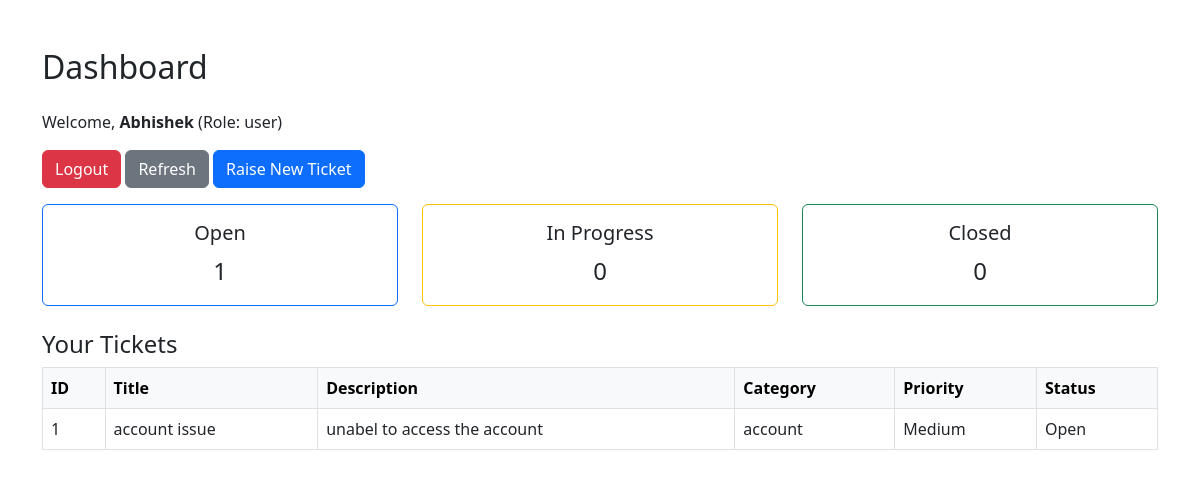
/dashboard (signed in), run on the app's committed database.
### tables this page shows
CREATE TABLE tickets (
    id INTEGER PRIMARY KEY AUTOINCREMENT,
    title TEXT NOT NULL,
    description TEXT NOT NULL,
    category TEXT NOT NULL,
    priority TEXT NOT NULL,
    status TEXT NOT NULL DEFAULT 'Open',
    user_id INTEGER,
    FOREIGN KEY (user_id) REFERENCES users(id)
);

### app.py (the view)
@app.route("/dashboard")
def dashboard():
    if "user_id" not in session:
        return redirect(url_for("login"))
    conn = sqlite3.connect("database.db")
    cursor = conn.cursor()
    if session["role"] == "admin":
        cursor.execute("SELECT * FROM tickets")
        tickets = cursor.fetchall()
        cursor.execute("SELECT status, COUNT(*) FROM tickets GROUP BY status")
        stats = dict(cursor.fetchall())
    else:
        cursor.execute("SELECT * FROM tickets WHERE user_id=?", (session["user_id"],))
        tickets = cursor.fetchall()
        cursor.execute("SELECT status, COUNT(*) FROM tickets WHERE user_id=? GROUP BY status", (session["user_id"],))
        stats = dict(cursor.fetchall())
    conn.close()
    return render_template("dashboard.html", tickets=tickets, role=session["role"], stats=stats)

### templates/dashboard.html (shortened to what this page needs)
{% extends "base.html" %}
{% block content %}
<h2 class="mb-4">Dashboard</h2>
<p>Welcome, <strong>{{ session['username'] }}</strong> (Role: {{ role }})</p>
<div class="mb-3">
  <a href="{{ url_for('logout') }}" class="btn btn-danger">Logout</a>
  <a href="{{ url_for('dashboard') }}" class="btn btn-secondary">Refresh</a>
  <a href="{{ url_for('new_ticket') }}" class="btn btn-primary">Raise New Ticket</a>
</div>
<div class="row text-center mb-4">
  <div class="col-md-4">
    <div class="card border-primary">
      <div class="card-body">
        <h5 class="card-title">Open</h5>
        <p class="card-text fs-4">{{ stats.get('Open', 0) }}</p>
      </div>
    </div>
  </div>
  <div class="col-md-4">
    <div class="card border-warning">
      <div class="card-body">
        <h5 class="card-title">In Progress</h5>
        <p class="card-text fs-4">{{ stats.get('In Progress', 0) }}</p>
      </div>
    </div>
  </div>
  <div class="col-md-4">
    <div class="card border-success">
      <div class="card-body">
        <h5 class="card-title">Closed</h5>
        <p class="card-text fs-4">{{ stats.get('Closed', 0) }}</p>
      </div>
    </div>
  </div>
</div>
<h4>Your Tickets</h4>
<table class="table table-bordered">
  <thead class="table-light">
    <tr>
      <th>ID</th>
      <th>Title</th>
      <th>Description</th>
      <th>Category</th>
      <th>Priority</th>
      <th>Status</th>
    </tr>
  </thead>
  <tbody>
    {% for ticket in tickets %}
    <tr>
      <td>{{ ticket[0] }}</td>
      <td>{{ ticket[1] }}</td>
      <td>{{ ticket[2] }}</td>
      <td>{{ ticket[3] }}</td>
      <td>{{ ticket[4] }}</td>
      <td>{{ ticket[5] }}</td>
    </tr>
    {% else %}
    <tr>
      <td colspan="7" class="text-center">No tickets found</td>
    </tr>
    {% endfor %}
  </tbody>
</table>
{% endblock %}

### templates/base.html (shortened to what this page needs)
<!DOCTYPE html>
<html lang="en">
<head>
    <link rel="stylesheet" href="https://cdn.jsdelivr.net/npm/bootstrap@5.3.0/dist/css/bootstrap.min.css">
</head>
<body>
    <div class="container mt-5">
        {% block content %}{% endblock %}
    </div>
</body>
</html>

### data on the page
tickets: id "1", title "account issue", description "unabel to access the account", category "account", priority "Medium", status "Open"

### other printed values
{{ session['username'] }} "Abhishek"
{{ role }} "user"
{{ stats.get('Open', 0) }} "1"
{{ stats.get('In Progress', 0) }} "0"
{{ stats.get('Closed', 0) }} "0"
